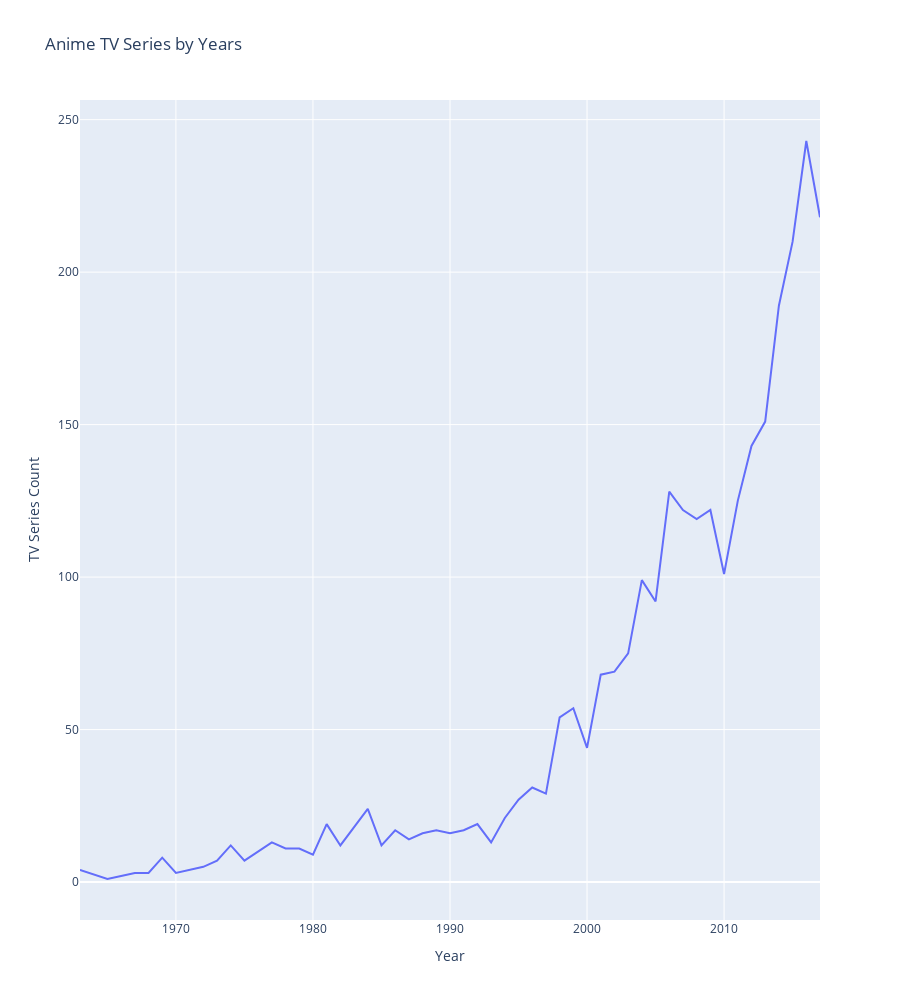

The code cell stored with this chart in its notebook:
### Code cell
fig = px.line(anime_tv_years, x="Year", y="TV Series Count", 
              title='Anime TV Series by Years', width=900, height=1000)
fig.show()

### Figure 1 — Plotly figure (JSON) as saved in the notebook; plotly's stock layout.template omitted (floating-point values rounded to 4 significant figures)
{"data": [{"hovertemplate": "Year=%{x}<br>TV Series Count=%{y}<extra></extra>", "legendgroup": "", "line": {"color": "#636efa", "dash": "solid"}, "mode": "lines", "name": "", "showlegend": false, "type": "scatter", "x": ["1963", "1965", "1966", "1967", "1968", "1969", "1970", "1971", "1972", "1973", "1974", "1975", "1976", "1977", "1978", "1979", "1980", "1981", "1982", "1983", "1984", "1985", "1986", "1987", "1988", "1989", "1990", "1991", "1992", "1993", "1994", "1995", "1996", "1997", "1998", "1999", "2000", "2001", "2002", "2003", "2004", "2005", "2006", "2007", "2008", "2009", "2010", "2011", "2012", "2013", "2014", "2015", "2016", "2017"], "xaxis": "x", "y": [4, 1, 2, 3, 3, 8, 3, 4, 5, 7, 12, 7, 10, 13, 11, 11, 9, 19, 12, 18, 24, 12, 17, 14, 16, 17, 16, 17, 19, 13, 21, 27, 31, 29, 54, 57, 44, 68, 69, 75, 99, 92, 128, 122, 119, 122, 101, 125, 143, 151, 189, 210, 243, 218], "yaxis": "y"}], "layout": {"height": 1000, "legend": {"tracegroupgap": 0}, "title": {"text": "Anime TV Series by Years"}, "width": 900, "xaxis": {"anchor": "y", "domain": [0, 1], "title": {"text": "Year"}}, "yaxis": {"anchor": "x", "domain": [0, 1], "title": {"text": "TV Series Count"}}}}
